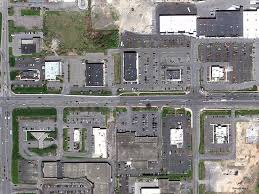
#> input picture images.jpg, 259 x 194 px, given in place of vellore.jpg, which was not available
$ python GDG_project.py   (older library calls are emulated)
#> lines starting #> are read from the running program, lines starting #| are printed output that depends on the picture; after the words box and inside, x2 and y2 are one past the last pixel; in counts of white or black regions, pixels touching at a corner belong together; pictures that were not available may be replaced by others from this repository, and a replacement may not be noted
import numpy as np
import cv2


'''

from sklearn.datasets.samples_generator import make_blobs
from sklearn.cluster import MeanShift,estimate_bandwidth
import matplotlib.pyplot as plt
import matplotlib.pylab as pylab
from itertools import cycle
from PIL import Image
import cv2
pylab.rcParams['figure.figsize']=16,12
image=Image.open('images[464].jpg')
image=np.array(image)
original_shape=image.shape
print(len(image))

flat_image=np.reshape(image,[-1,3])
#flat_image=np.delete(flat_image,3,1)
#print(flat_image)
plt.imshow(image)
bandwidth=estimate_bandwidth(flat_image,quantile=.2,n_samples=10000)

ms=MeanShift(bandwidth,bin_seeding=True)
ms.fit(flat_image)
labels=ms.labels_
cluster_centers=ms.cluster_centers_
labels_unique=np.unique(labels)
n_clusters_=len(labels_unique)
print(n_clusters_)

segmented_image=np.reshape(labels,original_shape[:2])
plt.figure(2)
plt.subplot(1,2,1)
plt.imshow(image)
plt.axis('off')
plt.subplot(1,2,2)
plt.imshow(segmented_image)
plt.axis('off')
plt.show()


========================================================

D = ndimage.distance_transform_edt(thresh)
localMax = peak_local_max(D, indices=False, min_distance=20,labels=thresh)

markers = ndimage.label(localMax, structure=np.ones((3, 3)))[0]
labels = watershed(-D, markers, mask=thresh)
print("[INFO] {} unique segments found".format(len(np.unique(labels)) - 1))

for label in np.unique(labels):

    if label == 0:
        continue


    mask = np.zeros(gray.shape, dtype="uint8")
    mask[labels == label] = 255


    cnts = cv2.findContours(mask.copy(), cv2.RETR_EXTERNAL,
                            cv2.CHAIN_APPROX_SIMPLE)[-2]
    c = max(cnts, key=cv2.contourArea)


    ((x, y), r) = cv2.minEnclosingCircle(c)
    #cv2.circle(img, (int(x), int(y)), int(r), (0, 255, 0), 2)
    cv2.putText(img, "#{}".format(label), (int(x) - 10, int(y)),
                cv2.FONT_HERSHEY_SIMPLEX, 0.6, (0, 0, 255), 2)

from scipy import ndimage
import argparse
import cv2
from skimage.feature import peak_local_max
from skimage.morphology import watershed
from scipy import ndimage
'''


img = cv2.imread('vellore.jpg')
#> img is the input picture: shape (194, 259, 3); mean B, G, R 128.2, 131.1, 132.4
shifted = cv2.pyrMeanShiftFiltering(img,7,30)
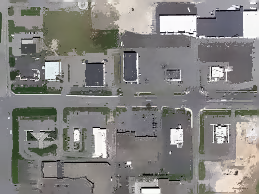
#> shifted: shape (194, 259, 3); mean B, G, R 128.5, 131.1, 132.5
gray = cv2.cvtColor(shifted, cv2.COLOR_BGR2GRAY)
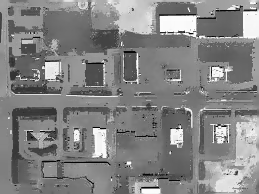
#> gray: shape (194, 259); min 0, max 254, mean 131.2
ret, thresh = cv2.threshold(gray, 0, 255,cv2.THRESH_BINARY | cv2.THRESH_OTSU)
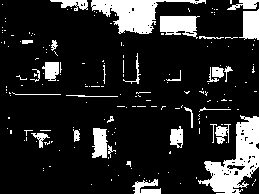
#> thresh: shape (194, 259); 15.7% white; 186 white regions (156 under 20 px), largest, box (x1, y1, x2, y2) and area: (198, 115, 259, 194) 2106, (91, 0, 206, 34) 1617, (160, 16, 200, 39) 650
#> ret = 163
hsv = cv2.cvtColor(shifted,cv2.COLOR_BGR2HSV)
#> hsv: shape (194, 259, 3); mean H, S, V 77.2, 19.9, 135.1

lower_trees = np.array([10,0,10])
higher_trees = np.array([180,180,75])

lower_houses = np.array([90,10,100])
higher_houses = np.array([255,255,255])

lower_roads = np.array([90,10,100])
higher_roads = np.array([100,100,100])

lower_feilds = np.array([0,20,100])
higher_feilds = np.array([50,255,255])

lower_feilds_blue = np.array([0,80,100])
higher_feilds_blue = np.array([255,250,255])


masktree = cv2.inRange(hsv,lower_trees,higher_trees)
#> masktree: shape (194, 259); 4.6% white; 274 white regions (260 under 20 px), largest, box (x1, y1, x2, y2) and area: (12, 107, 57, 164) 550, (92, 30, 119, 50) 224, (11, 83, 54, 94) 220
maskhouses = cv2.inRange(hsv,lower_houses,higher_houses)
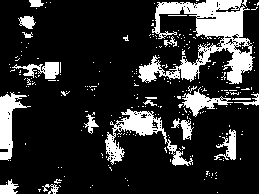
#> maskhouses: shape (194, 259); 18.3% white; 271 white regions (252 under 20 px), largest, box (x1, y1, x2, y2) and area: (138, 0, 255, 84) 4027, (105, 109, 193, 166) 1338, (0, 92, 31, 161) 884
maskroads = cv2.inRange(hsv,lower_roads,higher_roads)
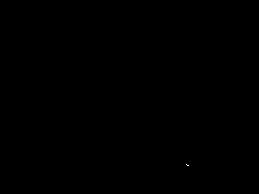
#> maskroads: shape (194, 259); 0.01% white in thin lines or dots, all inside (x1, y1, x2, y2) = (186, 164, 189, 166)
maskfeilds_houses = cv2.inRange(hsv,lower_feilds,higher_feilds)
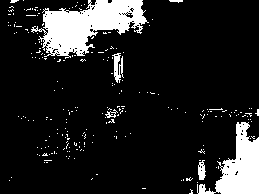
#> maskfeilds_houses: shape (194, 259); 13% white; 225 white regions (219 under 20 px), largest, box (x1, y1, x2, y2) and area: (31, 0, 149, 59) 3524, (197, 122, 259, 194) 2078, (112, 53, 124, 83) 187, (198, 160, 206, 180) 111, (105, 109, 118, 118) 45, (169, 0, 183, 3) 28
blue_limiter = cv2.inRange(hsv,lower_feilds_blue,higher_feilds_blue)
#> blue_limiter: shape (194, 259); every value is 0
maskfeilds = maskfeilds_houses
res = cv2.bitwise_and(img,img,mask=maskfeilds)
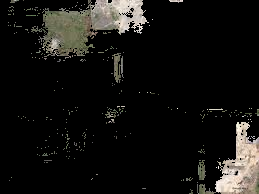
#> res: shape (194, 259, 3); mean B, G, R 17.3, 19.4, 20.3


# show the output image
cv2.imshow('res',res)
cv2.imshow('mask',maskfeilds)
cv2.imshow('img', img)
cv2.imshow("hsv", hsv)
cv2.waitKey(0)
cv2.destroyAllWindows()
